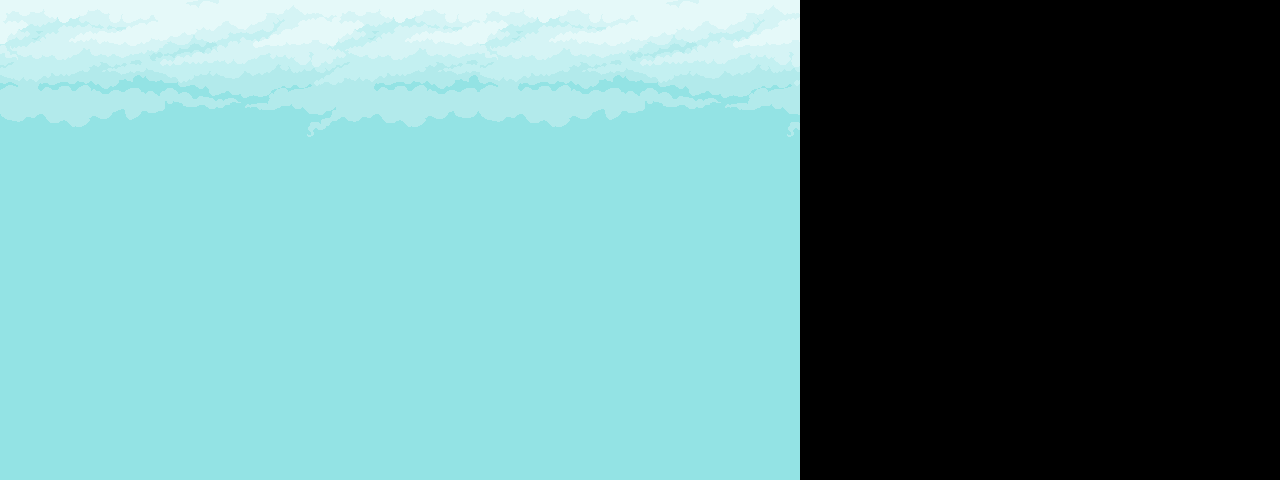

This game map was drawn from its Tiled (.tmx) file and the tilesets committed beside it. A one-line description and the trimmed map source follow:
An orthogonal 80x30 tile map with 16x16 px tiles, 1 tile layer (Calque de Tuiles 1).

<map version="1.10" tiledversion="1.12.1" orientation="orthogonal" renderorder="right-down" width="80" height="30" tilewidth="16" tileheight="16" infinite="0" nextlayerid="4" nextobjectid="1">
 <tileset firstgid="1" name="Background" tilewidth="16" tileheight="16" tilecount="510" columns="30">
  <image source="../Background/Background.png" width="480" height="272" />
 </tileset>
 <layer id="1" name="Calque de Tuiles 1" width="80" height="30">
  <data>[2400 cells, 1500 non-empty, 510 distinct tile ids]</data>
 </layer>
</map>
